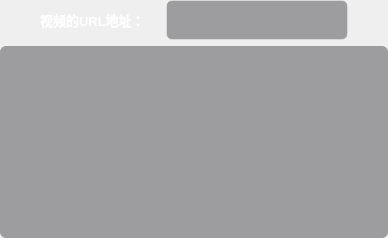
              <widget class="QWidget" name="page1">
               <property name="styleSheet">
                <string notr="true">#page1{
	background-color: rgba(255,255,255,0.0);
}</string>
               </property>
               <layout class="QVBoxLayout" name="verticalLayout_6">
                <property name="spacing">
                 <number>6</number>
                </property>
                <property name="leftMargin">
                 <number>0</number>
                </property>
                <property name="topMargin">
                 <number>0</number>
                </property>
                <property name="rightMargin">
                 <number>0</number>
                </property>
                <property name="bottomMargin">
                 <number>0</number>
                </property>
                <item>
                 <layout class="QHBoxLayout" name="functionHorizontalLayout5">
                  <item>
                   <spacer name="functionHorizontalSpacer9">
                    <property name="orientation">
                     <enum>Qt::Orientation::Horizontal</enum>
                    </property>
                    <property name="sizeType">
                     <enum>QSizePolicy::Policy::Fixed</enum>
                    </property>
                    <property name="sizeHint" stdset="0">
                     <size>
                      <width>40</width>
                      <height>20</height>
                     </size>
                    </property>
                   </spacer>
                  </item>
                  <item>
                   <layout class="QHBoxLayout" name="functionHorizontalLayout6">
                    <item>
                     <widget class="QLabel" name="functionLabel3">
                      <property name="minimumSize">
                       <size>
                        <width>120</width>
                        <height>40</height>
                       </size>
                      </property>
                      <property name="maximumSize">
                       <size>
                        <width>120</width>
                        <height>40</height>
                       </size>
                      </property>
                      <property name="styleSheet">
                       <string notr="true">QLabel{
	color: white;
	font-size: 10pt;
	font-family: &quot;黑体&quot;;
	font-weight: bold;
}</string>
                      </property>
                      <property name="text">
                       <string>视频的URL地址：</string>
                      </property>
                     </widget>
                    </item>
                    <item>
                     <widget class="QLineEdit" name="videoLineEdit1">
                      <property name="minimumSize">
                       <size>
                        <width>0</width>
                        <height>1</height>
                       </size>
                      </property>
                      <property name="maximumSize">
                       <size>
                        <width>16777215</width>
                        <height>40</height>
                       </size>
                      </property>
                      <property name="styleSheet">
                       <string notr="true">QLineEdit{
	border: 0px;
	outline: none;
	border-radius: 6px;
	padding: 0px 20px;
	font-size: 15px;
	background-color: rgba(35, 36, 41,0.4);
	border: 1px solid rgba(255,255,255,0.3);;
	color: white;
}

QLineEdit:focus{
	border: 1px solid #54A9FF;
}
</string>
                      </property>
                     </widget>
                    </item>
                   </layout>
                  </item>
                  <item>
                   <spacer name="functionHorizontalSpacer10">
                    <property name="orientation">
                     <enum>Qt::Orientation::Horizontal</enum>
                    </property>
                    <property name="sizeType">
                     <enum>QSizePolicy::Policy::Fixed</enum>
                    </property>
                    <property name="sizeHint" stdset="0">
                     <size>
                      <width>40</width>
                      <height>20</height>
                     </size>
                    </property>
                   </spacer>
                  </item>
                 </layout>
                </item>
                <item>
                 <widget class="QTextEdit" name="functionLogTextEdit1">
                  <property name="styleSheet">
                   <string notr="true">QTextEdit{
	border: 0px;
	outline: none;
	border-radius: 6px;
	padding: 0px 20px;
	font-size: 15px;
	background-color: rgba(35, 36, 41,0.4);
	color: white;
}

QTextEdit:focus{
	border: 1px solid #54A9FF;
}
</string>
                  </property>
                  <property name="readOnly">
                   <bool>true</bool>
                  </property>
                 </widget>
                </item>
               </layout>
              </widget>
